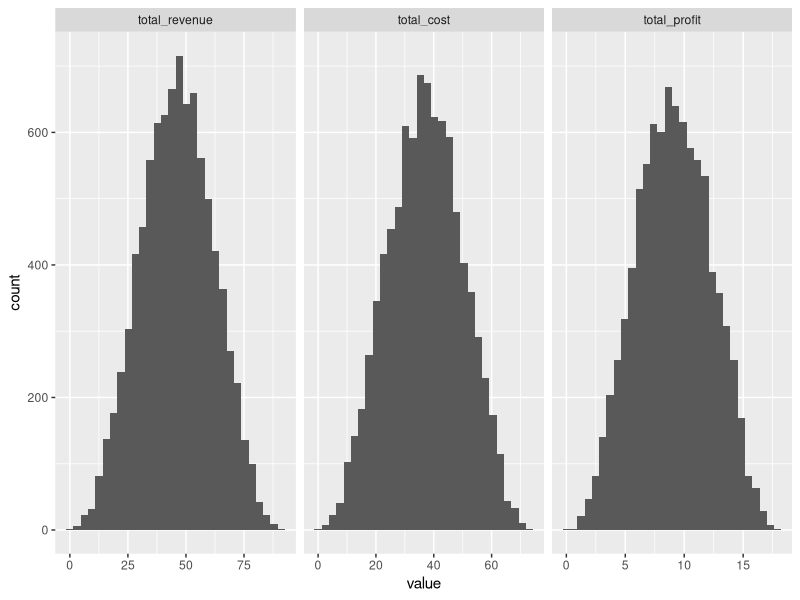
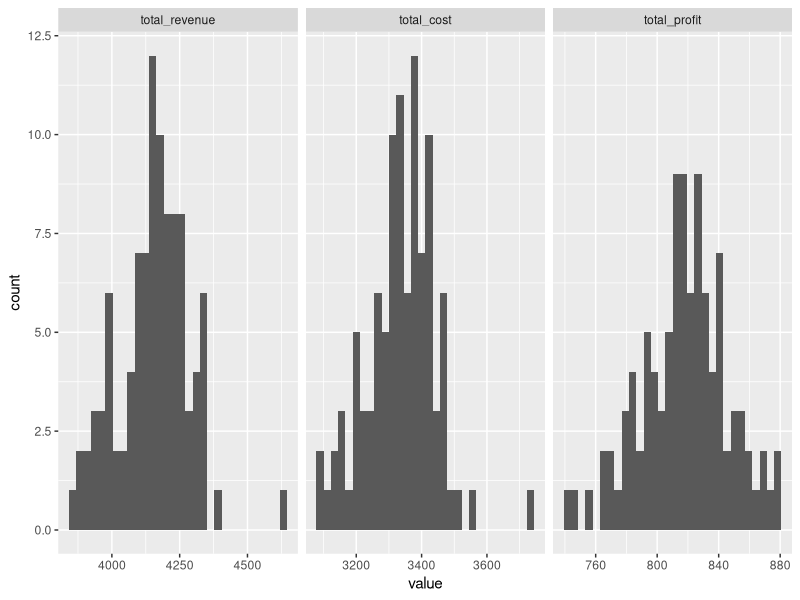

Here is the R script that generated these plots, in order:
## ---- chunk 1
setwd("~/Google Drive/CUNY/git/DATA604/Week3")
library(data.table)
library(dplyr)
library(tidyr)
library(ggplot2)
## ---- chunk 2
set.seed(123)

# create simulation function 
roll_dice = function(rolls) {
  tbl_results = data.table(roll = seq(1:rolls), 
                           dice1 = sample(seq(1:6), rolls, replace = TRUE),
                           dice2 = sample(seq(1:6), rolls, replace = TRUE))
  tbl_results[, dice1_2 := dice1 + dice2]
}

roll_dice_50 = roll_dice(50)
roll_dice_500 = roll_dice(500)
roll_dice_10000 = roll_dice(10000)

data.table(rolls = c('Actual probality', 50, 500, 10000), 
           rbind(c(1, 2, 3, 4, 5, 6, 5, 4, 3, 2, 1)/36, 
                 prop.table(table(roll_dice_50$dice1_2)),
                 prop.table(table(roll_dice_500$dice1_2)),
                 prop.table(table(roll_dice_10000$dice1_2))))
## ---- chunk 3
set.seed(123)

# create simulation function 
roll_loaded_dice = function(rolls) {
  tbl_results = data.table(roll = seq(1:rolls), 
                           # load dice by making 1s three times more likely to appear than other number
                           dice1 = sample(c(1, 1, seq(1:6)), rolls, replace = TRUE),
                           dice2 = sample(c(1, 1, seq(1:6)), rolls, replace = TRUE))
  tbl_results[, dice1_2 := dice1 + dice2]
}

roll_loaded_dice_50 = roll_loaded_dice(50)
roll_loaded_dice_500 = roll_loaded_dice(500)
roll_loaded_dice_10000 = roll_loaded_dice(10000)

# calculate actual probabilites
actual_probs = data.frame(dice = c(1, 1, seq(1:6)))
actual_probs = actual_probs %>% merge(actual_probs, by = NULL) %>%
  mutate(dice1_2 = dice.x + dice.y) %>%
  select(dice1_2) 

data.table(rolls = c('Actual probality', 50, 500, 10000), 
           rbind(prop.table(table(actual_probs)), 
                 prop.table(table(roll_loaded_dice_50$dice1_2)),
                 prop.table(table(roll_loaded_dice_500$dice1_2)),
                 prop.table(table(roll_loaded_dice_10000$dice1_2))))
## ---- chunk 4
# create function for simulation
integrate_sim = function(mu, sig, a, b, n, ci) {
  tbl_results = data.table(sim = seq(1:n), Xi = runif(n) * (b - a ) + a)
  tbl_results[, est := (b - a) * dnorm(Xi, mu, sig)]
  tbl_results = tbl_results[, .(mean = mean(est), se = sd(est) / sqrt(n))]
  ci = qnorm(mean(c(ci, 1)))
  return(list(lowerCI = tbl_results$mean - ci * tbl_results$se,
              upperCI = tbl_results$mean + ci * tbl_results$se))
}

exact = (pnorm(6.7, 5.8, 2.3) - pnorm(4.5, 5.8, 2.3))
df = data.frame(ci_90 = rep(0, 100), ci_95 = rep(0, 100), ci_99 = rep(0, 100))
for (i in 1:1000) {
  c = 1
  for (test in c(0.90, 0.95, 0.99)) {
    ci = integrate_sim(5.8, 2.3, 4.5, 6.7, 50, test)
    df[i, c] = ci$lowerCI < exact & exact < ci$upperCI
    c = c + 1
  }
}
colSums(df)/1000
## ---- chunk 5
set.seed(123)

# create simulation function for one season
run_sim = function(days = 90) {
  # create data table to house inputs
  tbl_items = data.table(item = c('oats', 'peas', 'beans', 'barley'),
                  cost = c(1.05, 3.17, 1.99, 0.95),
                  price = c(1.29, 3.76, 2.23, 1.65),
                  minq = c(0, 0, 0, 0),
                  maxq = c(10, 8, 14, 11))
  tbl_items = tbl_items[, profit := price - cost]

  # create data frame to house results
  tbl_sim = data.frame(day = rep(0, days), total_revenue = rep(0, days), 
                       total_cost = rep(0, days), total_profit = rep(0, days))

  for (i in 1:days) {
    qty = NULL
    revenue = 0
    cost = 0
    profit = 0
    for (r in 1:nrow(tbl_items)) {
      qty = sample(tbl_items[r, minq]:tbl_items[r, maxq], 1)
      revenue = revenue + tbl_items[r, price] * qty
      cost = cost + tbl_items[r, cost] * qty
      profit = profit + tbl_items[r, profit] * qty
    }
    tbl_sim[i,] = c(i, revenue, cost, profit)
  }
  return(data.table(tbl_sim))
}

# create simulation function for x seasons
run_sim_season = function(seasons = 1000, days = 90) {
  tbl_daily = data.frame(day = rep(0, seasons*days), total_revenue = rep(0, seasons*days), 
                         total_cost = rep(0, seasons*days), total_profit = rep(0, seasons*days))
  tbl_season = data.frame(season = rep(0, seasons), total_revenue = rep(0, seasons), 
                          total_cost = rep(0, seasons), total_profit = rep(0, seasons))
  for (i in 1:seasons) {
    ## REPLACE LOGIC BELOW WITH A SIMPLE ARRAY AND THEN RETURN A DATA.TABLE 
    sim = run_sim(days = days)
    tbl_daily[(i*days-days+1):(i*days),] = sim
    tbl_season[i,] = c(season = i, sim[, lapply(.SD, sum), .SDcols = 2:4])
  }
  return(list(tbl_daily = data.table(tbl_daily), tbl_season = data.table(tbl_season)))
}

# run simulation x times and aggregate results
sim_results = run_sim_season(seasons = 100, days = 90)

summary(sim_results$tbl_daily)
summary(sim_results$tbl_season)

sim_results$tbl_daily %>% select(-day) %>%
  gather('metric', 'value') %>%
  mutate('metric' = factor(metric, levels = c('total_revenue', 'total_cost', 'total_profit'))) %>%
  ggplot(aes(x = value)) +
  geom_histogram() +
  facet_grid(. ~ metric, scales = 'free')

sim_results$tbl_season %>% select(-season) %>%
  gather('metric', 'value') %>%
  mutate('metric' = factor(metric, levels = c('total_revenue', 'total_cost', 'total_profit'))) %>%
  ggplot(aes(x = value)) +
  geom_histogram() +
  facet_grid(. ~ metric, scales = 'free')

